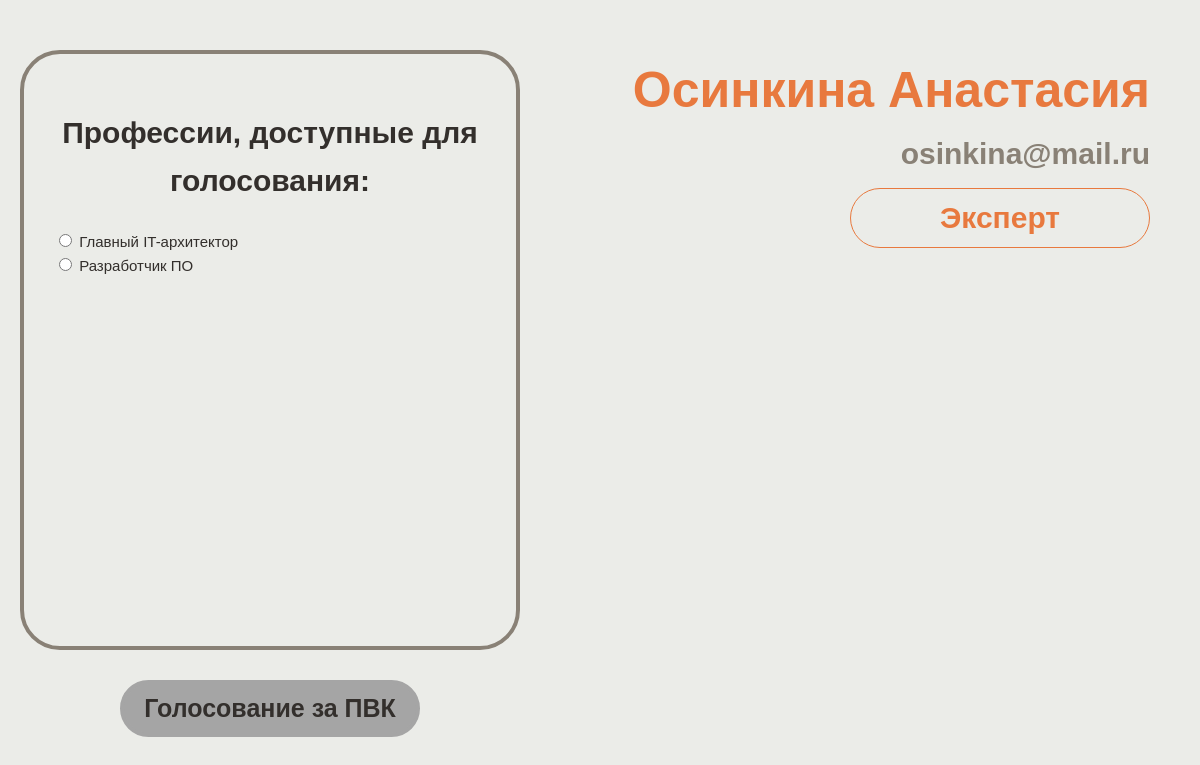
/opd2.com/links/lk_links/lk_exp.php?id=13, run on the app's committed database.
### tables this page shows
CREATE TABLE `profession` (
  `id` int(11) NOT NULL,
  `name` text NOT NULL,
  `description` text NOT NULL,
  `pvk1` text NOT NULL,
  `pvk2` text NOT NULL,
  `pvk3` text NOT NULL,
  `pvk4` text NOT NULL,
  `pvk5` text NOT NULL,
  `photo` text DEFAULT NULL,
  `can_display` tinyint(1) DEFAULT 0
);

CREATE TABLE `user` (
  `id` int(11) NOT NULL,
  `name` text NOT NULL,
  `achievements` text NOT NULL,
  `flag` char(1) NOT NULL,
  `photo` text DEFAULT NULL,
  `login` char(50) NOT NULL,
  `password` text NOT NULL,
  `yearofbirth` int(4) DEFAULT NULL,
  `gender` char(1) DEFAULT NULL
);

### opd2.com/links/lk_links/lk_exp.php (the view, shortened to what this page needs)
<!DOCTYPE html>
<html lang="ru">
<?php
  $db = new PDO("mysql:host=localhost;dbname=opd",
  "root", "");
  $info = [];
  if ($query = $db->query("Select * from profession where can_display<>2")) {
    $info = $query->fetchAll(PDO::FETCH_ASSOC);} else {
        print_r($db->errorInfo());
    }
?>
<head>
    <link rel="stylesheet" href="../../assets/css/lk_css/lk_exp.css">
</head>
<?php
$id = $_GET['id'];
require_once("../connection.php");
$result1 = $con -> query("SELECT * FROM user WHERE id='".$id."'");
$user = $result1->fetch_assoc();
?>
<body>
    <div class="container">
    <div class="main">
        <div class="main__left">
           <div class="text">
            <h2>Профессии, доступные для голосования:</h2>
            <form action="lk_exp.php?id=<?php echo $id; ?>" id="profform" method="post" name="profform">
            <div class="spis__prof"> <p>
            <?php foreach ($info as $data): ?>
                <label class="checkbox" for="<?php echo $data['id']; ?>">
                    <input class="checkbox__inp" type="radio" name="proff" value="<?php echo $data['id']; ?>">
                    <span class="checkbox__inner"> <?php echo $data['name']; ?> </span>
                </label> <br>
            <?php endforeach; ?>
            </p>
            </div>
            </div>
            <button type="submit" id='golos' name='golos' class='btn' >Голосование за ПВК  </button>
            </div>
        <div class="main__right">
        <div class="text_right">
        <h3>
            <?php
            echo $user['name'];
            ?>
        </h3>
           <h4>
           <?php
            echo $user['login'];
            ?>
           </h4>
           <div class="exp"><p>Эксперт</p>
           </div>
        </div>
        </div>
    </div>
    </div>
</body>
</html>

### opd2.com/assets/css/lk_css/lk_exp.css (style rules this page uses)
body { margin: 0 0px; font-family: "Source Sans Variable", sans-serif; font-size: 15px; line-height: 1.6; color: #332F2C; background-color: #EBECE8; }
*, * before, after { box-sizing: border-box; }
.container { padding-top: 50px; width: 100%; max-width: 1600px; }
.main { display: flex; justify-content: space-between; }
.main__left { width: 45%; text-align: center; min-height: 680px; display: grid; place-items: center; }
.main__left .btn { border: 4px solid #A5A5A5; background: #A5A5A5; font-size: 25px; font-weight: 700; color: #332F2C; text-decoration: none; border-radius: 40px; padding: 10px 20px; }
.text { max-width: 500px; min-height: 600px; border: 4px solid #898176; border-radius: 40px; padding-top: 30px; height: 90%; font-size: 20px; font-weight: 30; margin-bottom: 30px; }
.text h2 { font-size: 30px; text-align: center; padding: 0 10px; }
.spis__prof p { margin: 0px 0px; font-size: 15px; text-align: left; margin-left: 30px; }
.main__right { width: auto; text-align: right; margin-right: 50px; }
.text_right { width: 100%; font-family: "Source Sans Variable", sans-serif; color: #332F2C; font-weight: 700; }
.text_right h3 { font-size: 50px; margin: 0px auto; padding: 0px auto; color: #E8793E; }
.text_right h4 { font-size: 30px; margin: 0px auto; color: #898176; margin-bottom: 10px; }
.exp { display: flex; justify-content: right; }
.text_right p { margin: 0px 0px; font-size: 30px; width: 300px; text-align: center; padding: 5px; color: #E8793E; border: 1px solid #E8793E; border-radius: 40px; }

### data on the page
profession: name "Главный IT-архитектор"
profession: name "Разработчик ПО"
user: name "Осинкина Анастасия", login "osinkina@mail.ru"
